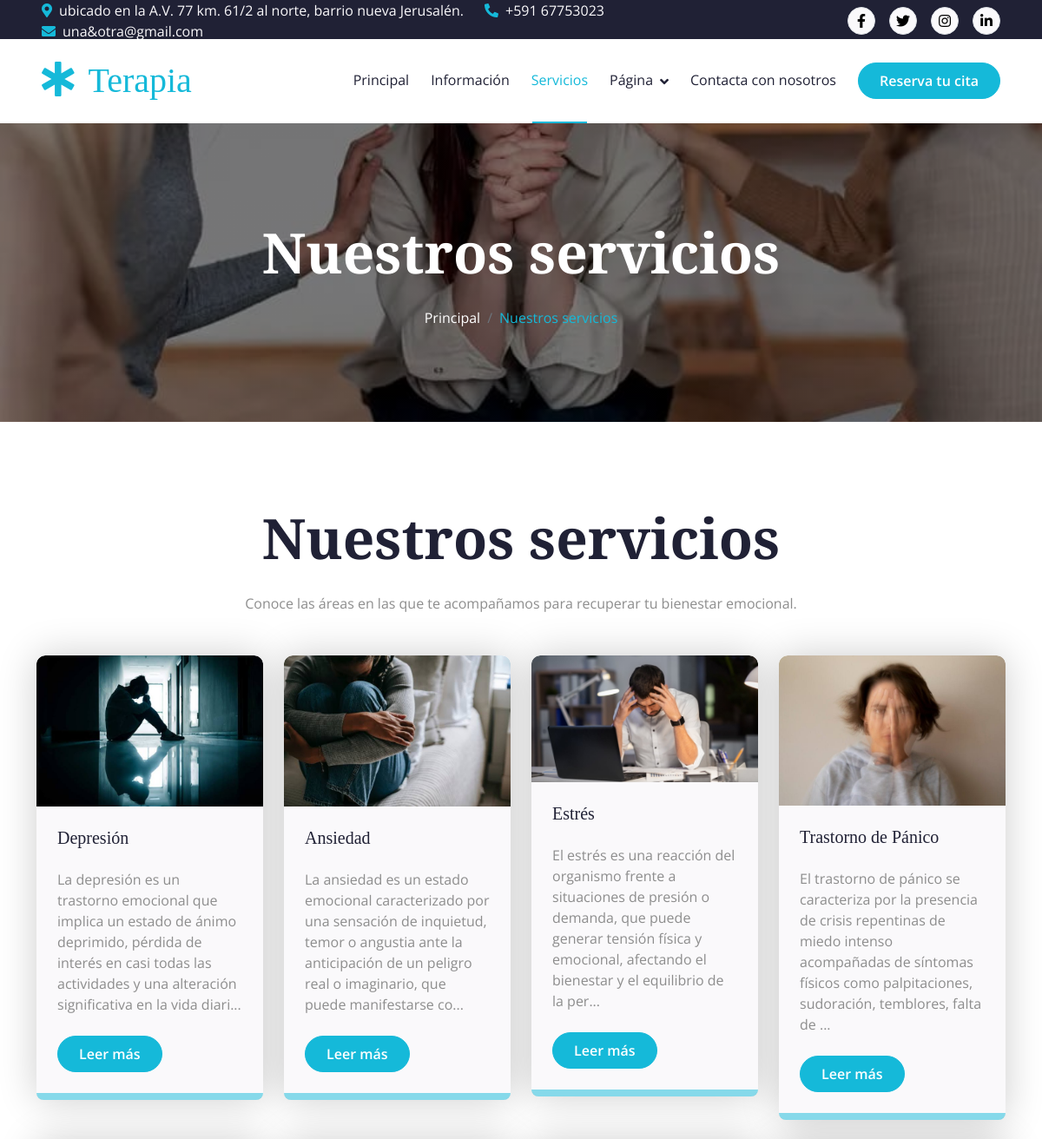
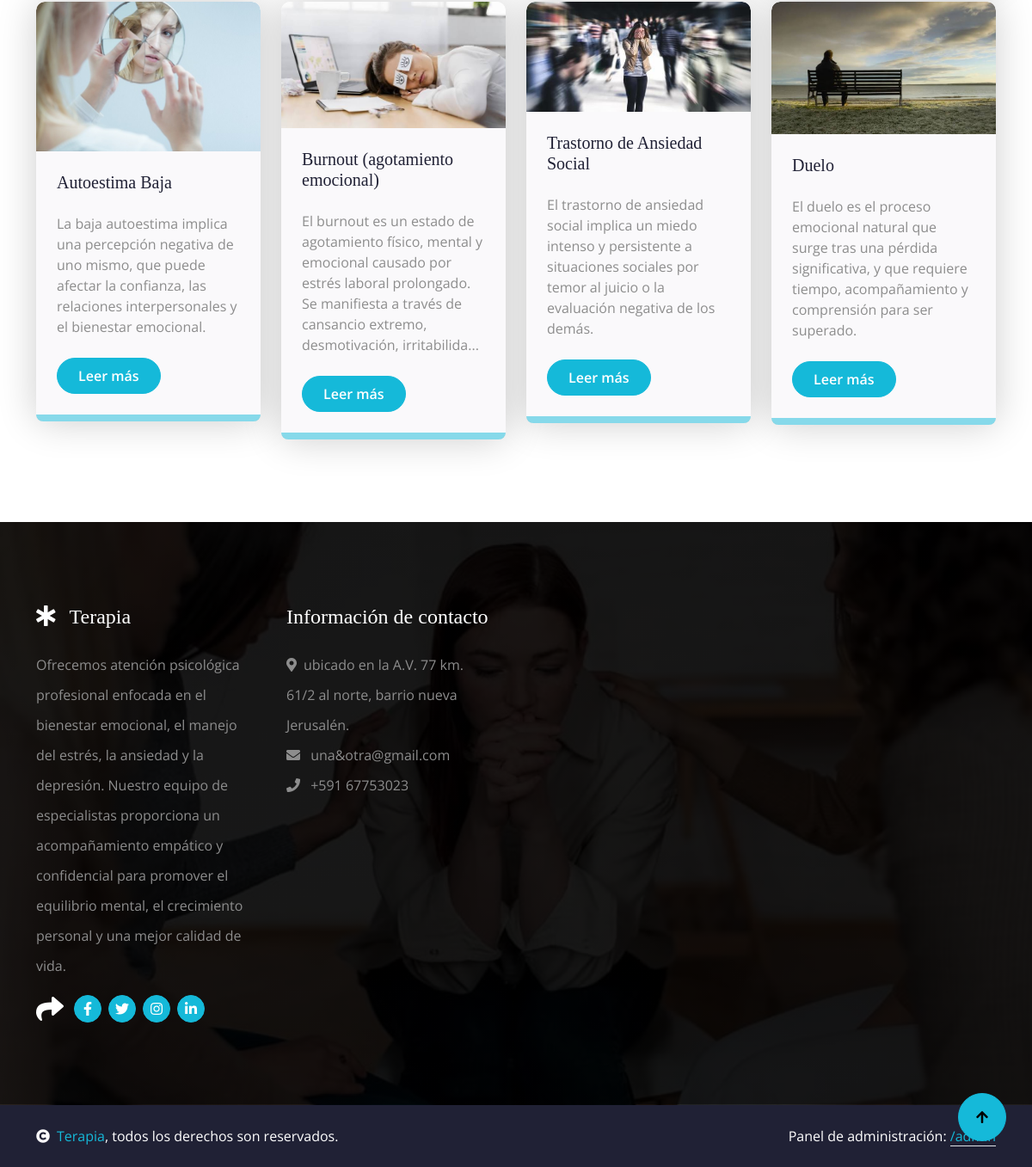
Screenshot of /servicios with the database file from the repository (2 pictures, top to bottom).
### tables this page shows
CREATE TABLE `services` (
  `id` INT UNSIGNED AUTO_INCREMENT PRIMARY KEY,
  `title` VARCHAR(150) NOT NULL,
  `slug` VARCHAR(150) NOT NULL UNIQUE,
  `short_description` TEXT NULL,
  `image` VARCHAR(255) NULL,
  `icon` VARCHAR(60) DEFAULT 'fa-diagnoses',
  `content` LONGTEXT NULL,
  `sort_order` INT DEFAULT 0,
  `status` TINYINT(1) DEFAULT 1
);

### app/core/Controller.php (called while the page is built, shortened)
<?php
abstract class Controller
{
    protected function view(string $view, array $data = []): void
    {
        extract($data);
        require VIEWS_PATH . '/partials/header.php';
        require VIEWS_PATH . "/{$view}.php";
        require VIEWS_PATH . '/partials/footer.php';
    }
}

### app/controllers/ServiceController.php (called while the page is built, shortened)
<?php
class ServiceController extends Controller
{
    public function index(): void
    {
        $serviceModel = new Service();
        $this->view('services/list', [
            'currentRoute'    => 'services',
            'pageTitle'       => 'Servicios',
            'breadcrumbTitle' => 'Nuestros servicios',
            'services'        => $serviceModel->allActive(),
        ]);
    }
}

### index.php (called while the page is built, shortened)
<?php
require APP_PATH . '/helpers/functions.php';
$router = new Router();
$router->get('/', function () {
    (new HomeController())->index();
});
$router->get('/servicios', function () {
    (new ServiceController())->index();
});
$router->get('/servicio/{slug}', function (string $slug) {
    (new ServiceController())->show($slug);
});
$router->get('/sobre-nosotros', function () {
    (new PageController())->about();
});
$router->get('/equipo', function () {
    (new PageController())->team();
});
$router->get('/motivacion', function () {
    (new PageController())->testimonial();
});
$router->get('/caracteristicas', function () {
    (new PageController())->feature();
});
$router->get('/cita', function () {
    (new PageController())->appointment();
});
$router->post('/cita', function () {
    (new PageController())->storeAppointment();
});
$router->get('/contacto', function () {
    (new ContactController())->index();
});
$router->post('/contacto', function () {
    (new ContactController())->store();
});
$router->get('/admin/login', function () {
    (new AdminAuthController())->loginForm();
});
$router->post('/admin/login', function () {
    (new AdminAuthController())->login();
});
$router->get('/admin/logout', function () {
    (new AdminAuthController())->logout();
});
$router->get('/admin', function () {
    (new AdminDashboardController())->index();
});
$router->get('/admin/services', fn() => (new AdminServiceController())->index());
$router->get('/admin/services/create', fn() => (new AdminServiceController())->create());
$router->get('/admin/services/edit/{id}', fn($id) => (new AdminServiceController())->edit((int)$id));
$router->post('/admin/services/store', fn() => (new AdminServiceController())->store());
$router->get('/admin/services/delete/{id}', fn($id) => (new AdminServiceController())->delete((int)$id));
$router->get('/admin/slides', fn() => (new AdminSlideController())->index());
$router->get('/admin/slides/create', fn() => (new AdminSlideController())->create());
$router->get('/admin/slides/edit/{id}', fn($id) => (new AdminSlideController())->edit((int)$id));
$router->post('/admin/slides/store', fn() => (new AdminSlideController())->store());
$router->get('/admin/slides/delete/{id}', fn($id) => (new AdminSlideController())->delete((int)$id));
$router->get('/admin/features', fn() => (new AdminFeatureController())->index());
$router->get('/admin/features/create', fn() => (new AdminFeatureController())->create());
$router->get('/admin/features/edit/{id}', fn($id) => (new AdminFeatureController())->edit((int)$id));
$router->post('/admin/features/store', fn() => (new AdminFeatureController())->store());
$router->get('/admin/features/delete/{id}', fn($id) => (new AdminFeatureController())->delete((int)$id));
$router->get('/admin/team', fn() => (new AdminTeamController())->index());
$router->get('/admin/team/create', fn() => (new AdminTeamController())->create());
$router->get('/admin/team/edit/{id}', fn($id) => (new AdminTeamController())->edit((int)$id));
$router->post('/admin/team/store', fn() => (new AdminTeamController())->store());
$router->get('/admin/team/delete/{id}', fn($id) => (new AdminTeamController())->delete((int)$id));
$router->get('/admin/testimonials', fn() => (new AdminTestimonialController())->index());
$router->get('/admin/testimonials/create', fn() => (new AdminTestimonialController())->create());
$router->get('/admin/testimonials/edit/{id}', fn($id) => (new AdminTestimonialController())->edit((int)$id));
$router->post('/admin/testimonials/store', fn() => (new AdminTestimonialController())->store());
$router->get('/admin/testimonials/delete/{id}', fn($id) => (new AdminTestimonialController())->delete((int)$id));
$router->get('/admin/content-blocks', fn() => (new AdminContentBlockController())->index());
$router->get('/admin/content-blocks/edit/{key}', fn($key) => (new AdminContentBlockController())->edit($key));
$router->post('/admin/content-blocks/store', fn() => (new AdminContentBlockController())->store());
$router->get('/admin/settings', fn() => (new AdminSettingsController())->index());
$router->post('/admin/settings/store', fn() => (new AdminSettingsController())->store());
$router->get('/admin/messages', fn() => (new AdminMessageController())->index());
$router->get('/admin/messages/{id}', fn($id) => (new AdminMessageController())->show((int)$id));
$router->get('/admin/messages/delete/{id}', fn($id) => (new AdminMessageController())->delete((int)$id));
$router->dispatch();

### app/core/Model.php (called while the page is built, shortened)
<?php
abstract class Model
{
    protected PDO $db;
    protected string $table;
    public function __construct()
    {
        $this->db = Database::getInstance();
    }
    public function allActive(string $orderBy = 'sort_order ASC, id ASC'): array
    {
        $stmt = $this->db->query("SELECT * FROM {$this->table} WHERE status = 1 ORDER BY {$orderBy}");
        return $stmt->fetchAll();
    }
}

### app/core/Database.php (called while the page is built)
<?php
class Database
{
    private static ?PDO $instance = null;
    public static function getInstance(): PDO
    {
        if (self::$instance === null) {
            $dsn = 'mysql:host=' . DB_HOST . ';dbname=' . DB_NAME . ';charset=' . DB_CHARSET;
            try {
                self::$instance = new PDO($dsn, DB_USER, DB_PASS, [
                    PDO::ATTR_ERRMODE            => PDO::ERRMODE_EXCEPTION,
                    PDO::ATTR_DEFAULT_FETCH_MODE => PDO::FETCH_ASSOC,
                    PDO::ATTR_EMULATE_PREPARES   => false,
                ]);
            } catch (PDOException $e) {
                if (APP_DEBUG) {
                    die('Error de conexión a la base de datos: ' . $e->getMessage());
                }
                die('No se pudo conectar a la base de datos.');
            }
        }
        return self::$instance;
    }
}

### app/helpers/functions.php (called while the page is built, shortened)
<?php
function excerpt(?string $text, int $length = 150): string
{
    $text = $text ?? '';
    if (function_exists('mb_strimwidth')) {
        return mb_strimwidth($text, 0, $length, '...');
    }
    return strlen($text) > $length ? substr($text, 0, $length - 3) . '...' : $text;
}
function e(?string $value): string
{
    return htmlspecialchars($value ?? '', ENT_QUOTES, 'UTF-8');
}
function base_url(string $path = ''): string
{
    return rtrim(BASE_URL, '/') . '/' . ltrim($path, '/');
}
function image_url(?string $filename, string $fallback = 'img/service-1.jpg'): string
{
    return UPLOADS_URL . '/' . ltrim($filename, '/');
}

### app/views/services/list.php (the view)
<?php require VIEWS_PATH . '/partials/breadcrumb.php'; ?>
<div class="container-fluid service py-5">
    <div class="container py-5">
        <div class="section-title mb-5 wow fadeInUp" data-wow-delay="0.2s">
            <h1 class="display-3 mb-4">Nuestros servicios</h1>
            <p class="mb-0">Conoce las áreas en las que te acompañamos para recuperar tu bienestar emocional.</p>
        </div>
        <div class="row g-4 justify-content-center">
            <?php foreach ($services as $service): ?>
                <div class="col-md-6 col-lg-4 col-xl-3 wow fadeInUp" data-wow-delay="0.1s">
                    <div class="service-item rounded">
                        <div class="service-img rounded-top">
                            <img src="<?= image_url($service['image']) ?>" class="img-fluid rounded-top w-100" alt="">
                        </div>
                        <div class="service-content rounded-bottom bg-light p-4">
                            <div class="service-content-inner">
                                <h5 class="mb-4"><?= e($service['title']) ?></h5>
                                <p class="mb-4"><?= e(excerpt($service['short_description'] ?? '', 180)) ?></p>
                                <a href="<?= base_url('/servicio/' . $service['slug']) ?>" class="btn btn-primary rounded-pill text-white py-2 px-4 mb-2">Leer más</a>
                            </div>
                        </div>
                    </div>
                </div>
            <?php endforeach; ?>
        </div>
    </div>
</div>

### rows the page displays
services: image (picture), title "Depresión", short_description "La depresión es un trastorno emocional que implica un estado de ánimo deprimido, pérdida de interés en casi todas las actividades y una alteración significativa en la vida diari..."
services: image (picture), title "Ansiedad", short_description "La ansiedad es un estado emocional caracterizado por una sensación de inquietud, temor o angustia ante la anticipación de un peligro real o imaginario, que puede manifestarse co..."
services: image (picture), title "Estrés", short_description "El estrés es una reacción del organismo frente a situaciones de presión o demanda, que puede generar tensión física y emocional, afectando el bienestar y el equilibrio de la per..."
services: image (picture), title "Trastorno de Pánico", short_description "El trastorno de pánico se caracteriza por la presencia de crisis repentinas de miedo intenso acompañadas de síntomas físicos como palpitaciones, sudoración, temblores, falta de ..."
services: image (picture), title "Autoestima Baja", short_description "La baja autoestima implica una percepción negativa de uno mismo, que puede afectar la confianza, las relaciones interpersonales y el bienestar emocional."
services: image (picture), title "Burnout (agotamiento emocional)", short_description "El burnout es un estado de agotamiento físico, mental y emocional causado por estrés laboral prolongado. Se manifiesta a través de cansancio extremo, desmotivación, irritabilida..."
services: image (picture), title "Trastorno de Ansiedad Social", short_description "El trastorno de ansiedad social implica un miedo intenso y persistente a situaciones sociales por temor al juicio o la evaluación negativa de los demás."
services: image (picture), title "Duelo", short_description "El duelo es el proceso emocional natural que surge tras una pérdida significativa, y que requiere tiempo, acompañamiento y comprensión para ser superado."

### other values shown
$settings['address'] "ubicado en la A.V. 77 km. 61/2 al norte, barrio nueva Jerusalén."
$settings['phone'] "+591 67753023"
$settings['email'] "una&otra@gmail.com"
$settings['site_name'] "Terapia"
$breadcrumbTitle "Nuestros servicios"
